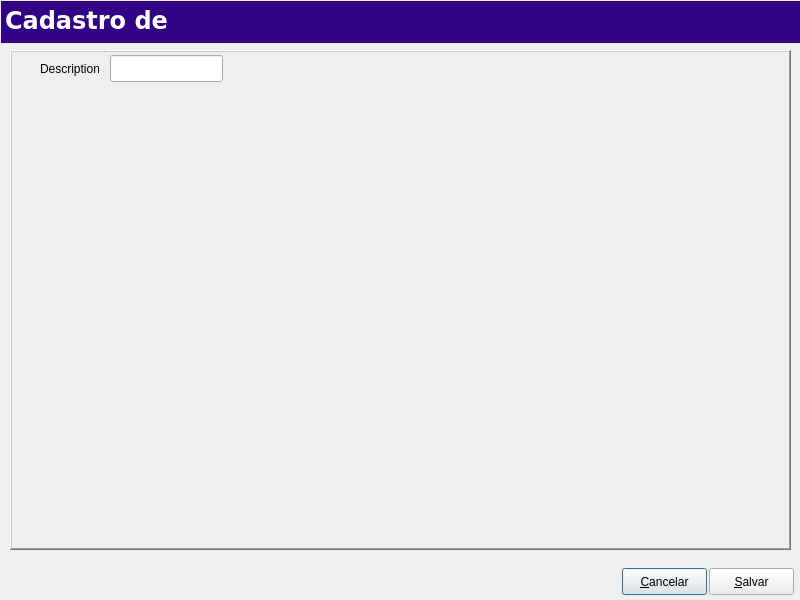
<ui version="4.0">
<class>Editcnab</class>
<widget class="QDialog" name="Editcnab">
 <property name="geometry">
  <rect>
   <x>0</x>
   <y>0</y>
   <width>800</width>
   <height>600</height>
  </rect>
 </property>
 <property name="windowTitle">
  <string>Edit</string>
 </property>
    <widget class="QFrame" name="frame">
     <property name="geometry">
      <rect>
       <x>10</x>
       <y>50</y>
       <width>781</width>
       <height>500</height>
      </rect>
     </property>
     <property name="frameShape">
      <enum>QFrame::WinPanel</enum>
     </property>
     <property name="frameShadow">
      <enum>QFrame::Raised</enum>
     </property>
 <widget class="QLabel" name="LblDescription">
<property name="geometry">
 <rect>
  <x>30</x>
  <y>10</y>
  <width>59</width>
  <height>17</height>
 </rect>
</property>
<property name="text">
 <string>Description</string>
</property>
</widget>
<widget class="QLineEdit" name="LnEdtDescription">
 <property name="geometry">
  <rect>
   <x>100</x>
   <y>5</y>
   <width>113</width>
   <height>27</height>
  </rect>
 </property>
</widget>
    </widget>
<widget class="QFrame" name="topmenu">
 <property name="geometry">
  <rect>
   <x>1</x>
   <y>1</y>
   <width>801</width>
   <height>42</height>
  </rect>
 </property>
 <property name="minimumSize">
  <size>
   <width>0</width>
   <height>42</height>
  </size>
 </property>
 <property name="maximumSize">
  <size>
   <width>16777215</width>
   <height>42</height>
  </size>
 </property>
 <property name="styleSheet">
  <string notr="true">background-color: rgb(50, 0, 133);</string>
 </property>
 <property name="frameShadow">
  <enum>QFrame::Raised</enum>
 </property>
 <widget class="QLabel" name="labelStatus">
  <property name="enabled">
   <bool>false</bool>
  </property>
  <property name="geometry">
   <rect>
    <x>4</x>
    <y>0</y>
    <width>541</width>
    <height>39</height>
   </rect>
  </property>
  <property name="palette">
   <palette>
    <active>
     <colorrole role="WindowText">
      <brush brushstyle="SolidPattern">
       <color alpha="255">
        <red>255</red>
        <green>255</green>
        <blue>255</blue>
       </color>
      </brush>
     </colorrole>
     <colorrole role="Button">
      <brush brushstyle="SolidPattern">
       <color alpha="255">
        <red>50</red>
        <green>0</green>
        <blue>133</blue>
       </color>
      </brush>
     </colorrole>
     <colorrole role="Text">
      <brush brushstyle="SolidPattern">
       <color alpha="255">
        <red>255</red>
        <green>255</green>
        <blue>255</blue>
       </color>
      </brush>
     </colorrole>
     <colorrole role="ButtonText">
      <brush brushstyle="SolidPattern">
       <color alpha="255">
        <red>255</red>
        <green>255</green>
        <blue>255</blue>
       </color>
      </brush>
     </colorrole>
     <colorrole role="Base">
      <brush brushstyle="SolidPattern">
       <color alpha="255">
        <red>50</red>
        <green>0</green>
        <blue>133</blue>
       </color>
      </brush>
     </colorrole>
     <colorrole role="Window">
      <brush brushstyle="SolidPattern">
       <color alpha="255">
        <red>50</red>
        <green>0</green>
        <blue>133</blue>
       </color>
      </brush>
     </colorrole>
    </active>
    <inactive>
     <colorrole role="WindowText">
      <brush brushstyle="SolidPattern">
       <color alpha="255">
        <red>255</red>
        <green>255</green>
        <blue>255</blue>
       </color>
      </brush>
     </colorrole>
     <colorrole role="Button">
      <brush brushstyle="SolidPattern">
       <color alpha="255">
        <red>50</red>
        <green>0</green>
        <blue>133</blue>
       </color>
      </brush>
     </colorrole>
     <colorrole role="Text">
      <brush brushstyle="SolidPattern">
       <color alpha="255">
        <red>255</red>
        <green>255</green>
        <blue>255</blue>
       </color>
      </brush>
     </colorrole>
     <colorrole role="ButtonText">
      <brush brushstyle="SolidPattern">
       <color alpha="255">
        <red>255</red>
        <green>255</green>
        <blue>255</blue>
       </color>
      </brush>
     </colorrole>
     <colorrole role="Base">
      <brush brushstyle="SolidPattern">
       <color alpha="255">
        <red>50</red>
        <green>0</green>
        <blue>133</blue>
       </color>
      </brush>
     </colorrole>
     <colorrole role="Window">
      <brush brushstyle="SolidPattern">
       <color alpha="255">
        <red>50</red>
        <green>0</green>
        <blue>133</blue>
       </color>
      </brush>
     </colorrole>
    </inactive>
    <disabled>
     <colorrole role="WindowText">
      <brush brushstyle="SolidPattern">
       <color alpha="255">
        <red>255</red>
        <green>255</green>
        <blue>255</blue>
       </color>
      </brush>
     </colorrole>
     <colorrole role="Button">
      <brush brushstyle="SolidPattern">
       <color alpha="255">
        <red>50</red>
        <green>0</green>
        <blue>133</blue>
       </color>
      </brush>
     </colorrole>
     <colorrole role="Text">
      <brush brushstyle="SolidPattern">
       <color alpha="255">
        <red>255</red>
        <green>255</green>
        <blue>255</blue>
       </color>
      </brush>
     </colorrole>
     <colorrole role="ButtonText">
      <brush brushstyle="SolidPattern">
       <color alpha="255">
        <red>255</red>
        <green>255</green>
        <blue>255</blue>
       </color>
      </brush>
     </colorrole>
     <colorrole role="Base">
      <brush brushstyle="SolidPattern">
       <color alpha="255">
        <red>50</red>
        <green>0</green>
        <blue>133</blue>
       </color>
      </brush>
     </colorrole>
     <colorrole role="Window">
      <brush brushstyle="SolidPattern">
       <color alpha="255">
        <red>50</red>
        <green>0</green>
        <blue>133</blue>
       </color>
      </brush>
     </colorrole>
    </disabled>
   </palette>
  </property>
  <property name="font">
   <font>
    <family>Verdana</family>
    <pointsize>18</pointsize>
    <weight>75</weight>
    <bold>true</bold>
   </font>
  </property>
  <property name="styleSheet">
   <string/>
  </property>
  <property name="frameShape">
   <enum>QFrame::NoFrame</enum>
  </property>
  <property name="frameShadow">
   <enum>QFrame::Plain</enum>
  </property>
  <property name="lineWidth">
   <number>1</number>
  </property>
  <property name="text">
   <string>Cadastro de </string>
  </property>
  <property name="textFormat">
   <enum>Qt::AutoText</enum>
  </property>
  <property name="alignment">
   <set>Qt::AlignLeading|Qt::AlignLeft|Qt::AlignVCenter</set>
  </property>
  <property name="wordWrap">
   <bool>false</bool>
  </property>
  <property name="textInteractionFlags">
   <set>Qt::NoTextInteraction</set>
  </property>
 </widget>
</widget>
<widget class="QPushButton" name="PshBtnCancel">
<property name="geometry">
 <rect>
  <x>622</x>
  <y>568</y>
  <width>85</width>
  <height>27</height>
 </rect>
</property>
<property name="text">
 <string>&amp;Cancelar</string>
</property>
</widget>
<widget class="QPushButton" name="PshBtnSave">
<property name="geometry">
 <rect>
  <x>709</x>
  <y>568</y>
  <width>85</width>
  <height>27</height>
 </rect>
</property>
<property name="text">
 <string>&amp;Salvar</string>
</property>
</widget>

</widget>
    <customwidgets>
     <customwidget>
      <class>SComboBox</class>
      <extends>QComboBox</extends>
      <header location="global">scombobox.h</header>
     </customwidget>
    </customwidgets>
<resources/>
<connections/>
</ui>
